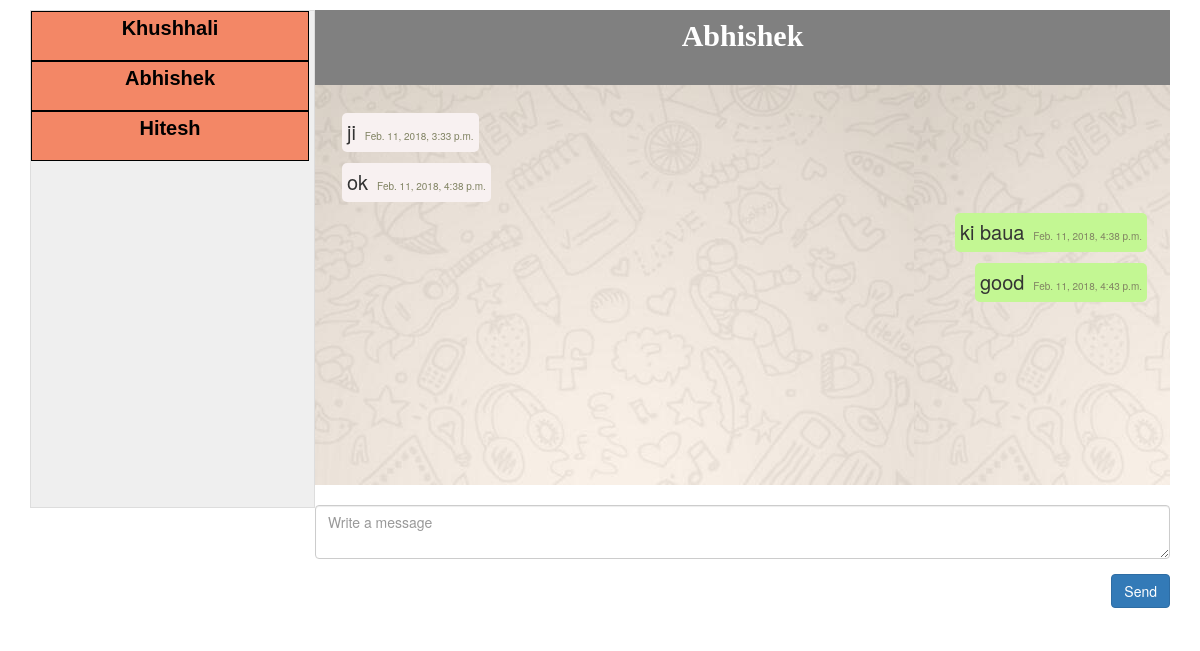
Screenshot of /chat/dialogs/abhishek (signed in) with the database file from the repository.
### chat/models.py (models this page shows, shortened)
class Dialog(TimeStampedModel):
    owner = models.ForeignKey(settings.AUTH_USER_MODEL, verbose_name=_("Dialog owner"), related_name="selfDialogs")
    opponent = models.ForeignKey(settings.AUTH_USER_MODEL, verbose_name=_("Dialog opponent"))

class Message(TimeStampedModel, SoftDeletableModel):
    dialog = models.ForeignKey(Dialog, verbose_name=_("Dialog"), related_name="messages")
    sender = models.ForeignKey(settings.AUTH_USER_MODEL, verbose_name=_("Author"), related_name="messages")
    text = models.TextField(verbose_name=_("Message text"))
    read = models.BooleanField(verbose_name=_("Read"), default=False)
    all_objects = models.Manager()
    def get_formatted_create_datetime(self):
        return dj_date(self.created, settings.DATETIME_FORMAT)

### chat/views.py (the view)
class DialogListView(LoginRequiredMixin, generic.ListView):
    login_url = '/login/'
    template_name = 'chat/chatbox.html'
    model = models.Dialog
    ordering = 'modified'
    def get_queryset(self):
        dialogs = models.Dialog.objects.filter(Q(owner=self.request.user) | Q(opponent=self.request.user))
        return dialogs
    def get_context_data(self, **kwargs):
        context = super().get_context_data()
        if self.kwargs.get('username'):
            user = get_object_or_404(get_user_model(), username=self.kwargs.get('username'))
            dialog = utils.get_dialogs_with_user(self.request.user, user)
            if len(dialog) == 0:
                dialog = models.Dialog.objects.create(owner=self.request.user, opponent=user)
            else:
                dialog = dialog[0]
            context['active_dialog'] = dialog
        else:
            context['active_dialog'] = self.object_list[0]
        if self.request.user == context['active_dialog'].owner:
            context['opponent_username'] = context['active_dialog'].opponent.username
        else:
            context['opponent_username'] = context['active_dialog'].owner.username
        context['ws_server_path'] = '{}://{}:{}/'.format(
            settings.CHAT_WS_SERVER_PROTOCOL,
            settings.CHAT_WS_SERVER_HOST,
            settings.CHAT_WS_SERVER_PORT,
        )
        return context

### chat/utils.py (called while the page is built)
def get_dialogs_with_user(user_1, user_2):
    return Dialog.objects.filter(
        Q(owner=user_1, opponent=user_2) | Q(opponent=user_1, owner=user_2))

### templates/chat/chatbox.html (shortened to what this page needs)
{% extends "base.html" %}
{% load static %}
{% load i18n %}
{% block css %}
    <link href="{% static "chat/css/chatbox.css" %}" rel="stylesheet" type="text/css" media="all">
{% endblock css %}
{% block content %}
    <div class="container">
        <div class="col-md-3">
            <div class="row">
                <div class="user-list-div">
                        {% for dialog in object_list %}
                            <div class="user">
                                {% if dialog.owner == request.user %}
                                    {% with dialog.opponent.username as username %}
                                        <a href="{% url 'dialogs_detail' username %}" id="user-{{ username }}"
                                        class="offline"> {{ username }}</a>
                                    {% endwith %}
                                {% else %}
                                    {% with dialog.owner.username as username %}
                                        <a href="{% url 'dialogs_detail' username %}" id="user-{{ username }}"
                                        class="offline"> {{ username }}</a>
                                    {% endwith %}
                                {% endif %}
                            </div>
                        {% endfor %}
                </div>
            </div>
        </div>
        <div class="col-md-9">
            <div class="row">
                <div class="box-header">
                    <p class="bx-name">
                        {{ opponent_username }}
                    </p>
                    <div class="status">
                    </div>
                </div>
                <div class="messages-container">
                    <div id="messages" class="messages" style="background-image: url({% static "images/chat-background.jpg" %})">
                        {% for msg in active_dialog.messages.all %}
                        <div class="message-container">
                                <div class="{% if msg.read %}msg-read{% else %}msg-unread{% endif %}"
                                    data-id="{{ msg.id }}">
                                    <p class="{% if msg.sender == request.user %}msg_right{% else %}msg_left{% endif %}">
                                        <span class="msg-txt">{{ msg.text }}</span>
                                        <span class="timestamp"> <span
                                                data-livestamp="{{ msg.get_formatted_create_datetime }}">{{ msg.get_formatted_create_datetime }}</span></span>
                                    </p>
                                </div>
                        </div>
                        {% endfor %}
                    </div>
                </div>
            </div>
            <div class="row">
                <div class="add-message">
                    <div class="form-group">
                        <textarea id="chat-message" class="form-control message"
                                  placeholder="{% trans 'Write a message' %}"></textarea>
                    </div>
                    <div class="form-group clearfix">
                        <input id="btn-send-message" type="submit" class="btn btn-primary pull-right send-message"
                               style="margin-left: 10px;" value="{% trans 'Send' %}"/>
                    </div>
                </div>
            </div>
        </div>
    </div>
{% endblock %}

### templates/base.html (shortened to what this page needs)
<!DOCTYPE html>
    <head>
        <link rel="stylesheet" href="https://maxcdn.bootstrapcdn.com/bootstrap/3.3.7/css/bootstrap.min.css">
    </head>
    <body>
        {% block css %} {% endblock css %}
        <div class="content">
            {% block content%} {% endblock content %}
        </div>
    </body>
</html>

### static/chat/css/chatbox.css (style rules this page uses)
.box-header { background-color: grey; position: relative; height: 75px; color: white; margin-top: 10px; position:relative; }
.bx-name { font-size: 30px; padding: 5px; font-weight: bold; text-align: center; text-transform: capitalize; font-family: "Times New Roman" }
.status { position:absolute; top: 0px; font-weight: bold; padding: 5px; font-size: 15px; color:white; }
.container { height:400px; position: relative; }
.messages-container { height: 400px; position: relative; }
.messages { box-sizing: border-box; padding: 20px; overflow: auto; height: 400px; width: 100%; position:absolute; }
.message-container { padding: 1px; width: 100%; height:50px; position: relative; }
.msg_left { left:0px; background-color: #F8F1F1; position: absolute; width:auto; padding: 5px; margin: 5px; border-radius: 5px; }
.msg_right { right:0px; background-color: #C3F793; position: absolute; width:auto; padding: 5px; margin: 5px; border-radius: 5px; }
.msg-unread { position: absolute; width:100%; height: 40px; padding: 1px; margin: 1px; border-radius: 1px; }
.user-list-div { position: relative; top: 0; height: 498px; overflow: auto; width: 100%; margin-top: 10px; background: #EFEFEF; padding-right: 5px; border: 1px solid #DDD; }
.user { position: relative; height: 50px; width: 100%; text-transform: capitalize; border: 1px black; }
.offline { background-color: #F38766; text-decoration: none; position: absolute; width: 100%; height:100%; border: 1px solid black; padding: 5px; color: black; text-align: center; font-weight: bold; font: bold 20px Arial; }
a:link { text-decoration: none; color: black; }
.msg-txt { font-size:20px; }
.timestamp { position: relative; font-size: 10px; text-align: right; color: #808363; margin-left: 5px; }
.add-message { margin-top: 20px; }

### rows the page displays
Dialog: opponent.username "Khushhali"
Dialog: opponent.username "Abhishek"
Dialog: opponent.username "Hitesh"
Message: text "ji", get_formatted_create_datetime "Feb. 11, 2018, 3:33 p.m."
Message: text "ok", get_formatted_create_datetime "Feb. 11, 2018, 4:38 p.m."
Message: text "ki baua", get_formatted_create_datetime "Feb. 11, 2018, 4:38 p.m."
Message: text "good", get_formatted_create_datetime "Feb. 11, 2018, 4:43 p.m."

### other values shown
{{ opponent_username }} "Abhishek"
